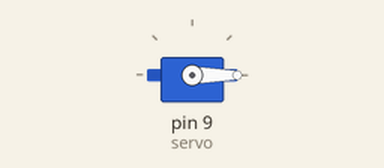
The sketch below on a simulated Arduino Uno, built with avr-gcc and run on an emulated ATmega328P. Parts: servo.

Above: at 0.05 s.
At 4.55 s:
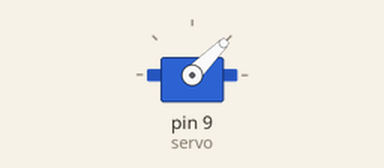
At 9.05 s:
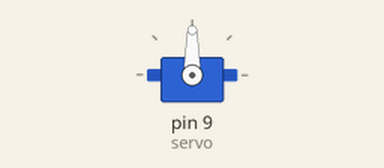
At 18.05 s:
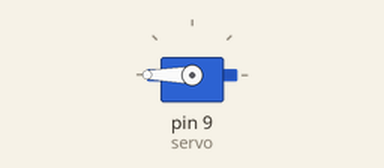
Timing chart, 0 to 23.5 s (numbered marks = the images above):
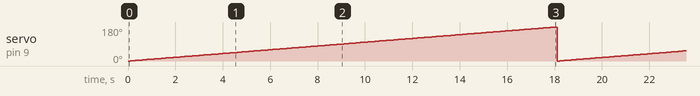

Measured:
- by itself, servo on pin 9 (servo): ramps from 0° to 180° and jumps back, once every 18.1 s

The sketch:

sketch_jun14a.ino
```cpp
#include <Servo.h>


Servo servo;

void setup() {
  servo.attach(9);

}
void loop() {


  for (int i = 0; i <= 180; i++) {
      servo.write(i);
  delay(100);

  }


}
```
